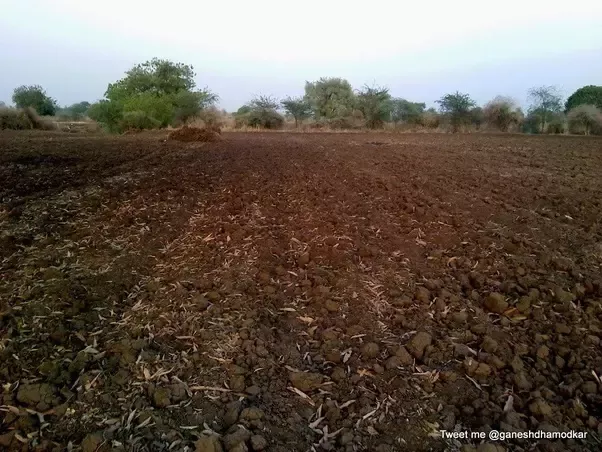
#> input picture soilclassification/soilclassification2025/train/Alluvial soil/img_622d25fd.webp, 602 x 452 px, found by its file name; its folder holds only this picture in this run
$ python resize.py
#> lines starting #> are read from the running program, lines starting #| are printed output that depends on the picture
import os
from PIL import Image

# Input folder (your existing folder)
input_folder = 'C:/Users/amant/OneDrive/Desktop/image resize/Alluvial soil'

# Output folder in the same directory where this script is located
output_folder = os.path.join(os.path.dirname(__file__), 'resized_images_64x64')

# Ensure output directory exists
os.makedirs(output_folder, exist_ok=True)

# Loop through each file in the input folder
for filename in os.listdir(input_folder):
    if filename.lower().endswith(('.png', '.jpg', '.jpeg', '.bmp', '.gif', '.webp')):
        try:
            img_path = os.path.join(input_folder, filename)
            img = Image.open(img_path)
#> img is the input picture: PIL image 602x452 RGB; mean R, G, B 102.1, 90.9, 80.1
            img_resized = img.resize((64, 64))  # Resize to 64x64
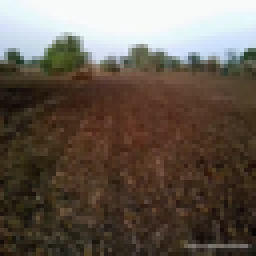
#> img_resized: PIL image 64x64 RGB (shown 4 times larger); mean R, G, B 102.1, 90.9, 80.1
            output_path = os.path.join(output_folder, filename)
            img_resized.save(output_path)
            print(f"Resized and saved: {filename}")
        except Exception as e:
            print(f"Failed to process {filename}: {e}")
